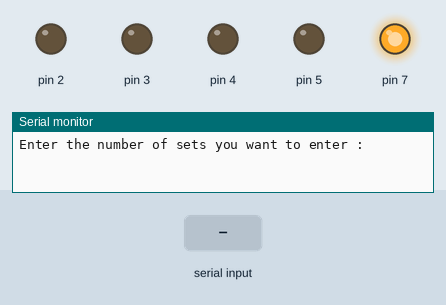
Simulated run of this sketch. Board: Arduino Uno, built with avr-gcc and run on an emulated ATmega328P. On the bench: output pins drawn as LEDs (lit = HIGH), the last lines printed to the serial monitor. Inputs (shaded band) come from the test bench.

Above: at 1.2 s.
1.3 s: "1,90,45\n" received over Serial
At 3.4 s:
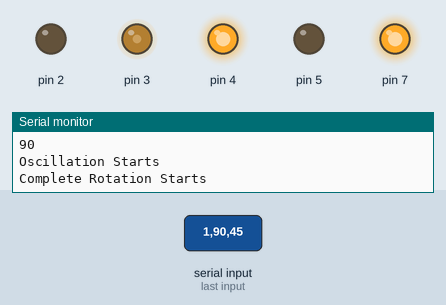
3.8 s: "90,45,200\n" received over Serial
At 4.9 s:
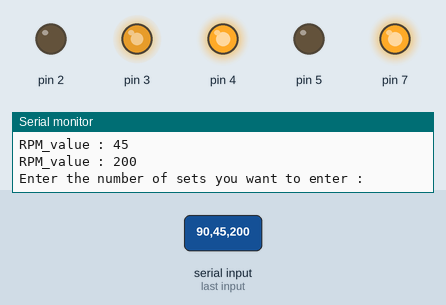
Timing chart, 0 to 6.8 s (numbered marks = the images above; inputs shaded):
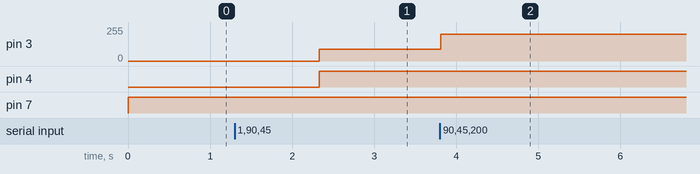

Measured:
- after the input at 1.3 s, pin 3: 0/255 → 90/255 after 1.0 s; pin 4: LOW → HIGH after 1.0 s
- after the input at 3.8 s, pin 3: 90/255 → 200/255 at once

The sketch:

Motor_PWM.ino
```cpp
//#include <Servo.h>
//Servo myservo;
int my_values[100][2];
int br_or_rpm_value=1;
int delay2=0;
float servo_read=0.0;
void setup() {
  // put your setup code here, to run once:


  pinMode(4,OUTPUT);
  pinMode(3,OUTPUT);
  pinMode(2,OUTPUT);
  pinMode(5,OUTPUT);
  pinMode(7,OUTPUT);
  Serial.begin(9600);
//  myservo.attach(9);
  //myservo.write(20);
// servo_read= myservo.read();
 //Serial.print("Angle of servo is :");
 //Serial.println(servo_read);


}

void loop() {
  digitalWrite(5,LOW);
  digitalWrite(7,HIGH);
  // put your main code here, to run repeatedly:
   // myservo.write(110);
  if(br_or_rpm_value!=2){

 // Serial.print("Angle of servo is :");
// Serial.println(servo_read);
Serial.println("Enter the number of sets you want to enter : ");
  }

  // servo_read= myservo.read();


  br_or_rpm_value=2;

  if(Serial.available()){
    int n=Serial.parseInt();
    Serial.print("n is : ");
        Serial.println(n);
      for(int i=0;i<n || n==0;i++){
        Serial.println("Enter the value : ");
         while(Serial.available()== 0);
        my_values[i][0]=Serial.parseInt();
        Serial.print("value is : ");
        Serial.println(my_values[i][0]);
        Serial.println("Enter the delay :");
        while(Serial.available()== 0);
        my_values[i][1] = Serial.parseInt();
        Serial.print("delay is : ");
        Serial.println(my_values[i][1]);

      }
      Serial.print("Enter delay2 : ");
      while(Serial.available()== 0);
        delay2 = Serial.parseInt();
       Serial.println(delay2);
      Serial.println("Done!!");

  do{
    for(int i=0;i<n || n==0;i++)
    {

      Serial.println(my_values[i][0]);
        analogWrite(3,my_values[i][0]);
        if(i%2==0 || n==0){
          Serial.println("Oscillation Starts");
          digitalWrite(2,LOW);
          digitalWrite(4,HIGH);
          //analogWrite(3,my_values[i][0]);
           delay(my_values[i][1]);
         digitalWrite(2,HIGH);
          digitalWrite(4,HIGH);
         delay(delay2);
        }

        else{

          digitalWrite(2,LOW);
          digitalWrite(4,HIGH);
          //analogWrite(3,my_values[i][0]);
           delay(my_values[i][1]);
          //digitalWrite(3,HIGH);
          //digitalWrite(6,HIGH);
         //delay(500);
        }
        Serial.println("Complete Rotation Starts");
       digitalWrite(4,HIGH);
       digitalWrite(2,LOW);


      while(Serial.available()== 0);
      br_or_rpm_value=Serial.parseInt();

      }
      while( br_or_rpm_value>10){
        analogWrite(3,br_or_rpm_value);
        Serial.print("RPM_value : ");
        Serial.println(br_or_rpm_value);
        while(Serial.available()== 0);
        br_or_rpm_value=Serial.parseInt();
      }
       if(br_or_rpm_value==3){
          digitalWrite(5,LOW);
          digitalWrite(7,HIGH);
          Serial.println("Polarity Reversed");
         //digitalWrite(2,HIGH);
        //digitalWrite(4,HIGH);
      //servo2();
      while(Serial.available()== 0);
        br_or_rpm_value=Serial.parseInt();
    }
    if(br_or_rpm_value==4){
      digitalWrite(2,HIGH);
      digitalWrite(4,HIGH);

        Serial.println("Hand Brake");
        while(Serial.available()== 0);
        br_or_rpm_value=Serial.parseInt();
    }
   }while(br_or_rpm_value==2);
  }

}
void servo2(){
 //myservo.attach(9);
 // myservo.write(60);
 //servo_read= myservo.read();
 //Serial.print("Angle of servo is :");
 //Serial.println(servo_read);
  //Serial.println("Rotation of servo");
        digitalWrite(3,HIGH);
        digitalWrite(6,HIGH);
        Serial.println("Hand Brake");
        while(Serial.available()== 0);
        br_or_rpm_value=Serial.parseInt();
}
```
